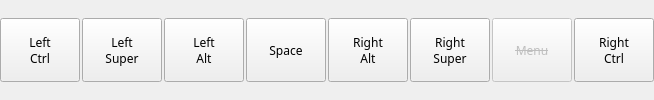
                    <widget class="QWidget" name="row4_2" native="true">
                     <property name="sizePolicy">
                      <sizepolicy hsizetype="Minimum" vsizetype="Minimum">
                       <horstretch>0</horstretch>
                       <verstretch>0</verstretch>
                      </sizepolicy>
                     </property>
                     <property name="minimumSize">
                      <size>
                       <width>0</width>
                       <height>0</height>
                      </size>
                     </property>
                     <layout class="QHBoxLayout" name="horizontalLayout_3">
                      <property name="spacing">
                       <number>2</number>
                      </property>
                      <property name="leftMargin">
                       <number>0</number>
                      </property>
                      <property name="topMargin">
                       <number>0</number>
                      </property>
                      <property name="rightMargin">
                       <number>0</number>
                      </property>
                      <property name="bottomMargin">
                       <number>0</number>
                      </property>
                      <item>
                       <widget class="QPushButton" name="btn_lctrl">
                        <property name="sizePolicy">
                         <sizepolicy hsizetype="Fixed" vsizetype="Minimum">
                          <horstretch>0</horstretch>
                          <verstretch>0</verstretch>
                         </sizepolicy>
                        </property>
                        <property name="minimumSize">
                         <size>
                          <width>64</width>
                          <height>64</height>
                         </size>
                        </property>
                        <property name="maximumSize">
                         <size>
                          <width>80</width>
                          <height>64</height>
                         </size>
                        </property>
                        <property name="font">
                         <font>
                          <family>TF2 Build</family>
                          <italic>false</italic>
                          <bold>false</bold>
                          <stylestrategy>PreferDefault</stylestrategy>
                         </font>
                        </property>
                        <property name="cursor">
                         <cursorShape>PointingHandCursor</cursorShape>
                        </property>
                        <property name="text">
                         <string>Left
Ctrl</string>
                        </property>
                        <property name="autoRepeat">
                         <bool>false</bool>
                        </property>
                        <property name="autoDefault">
                         <bool>false</bool>
                        </property>
                        <property name="default">
                         <bool>false</bool>
                        </property>
                        <property name="flat">
                         <bool>false</bool>
                        </property>
                        <attribute name="buttonGroup">
                         <string notr="true">keybButtons</string>
                        </attribute>
                       </widget>
                      </item>
                      <item>
                       <widget class="QPushButton" name="btn_lsup">
                        <property name="sizePolicy">
                         <sizepolicy hsizetype="Fixed" vsizetype="Minimum">
                          <horstretch>0</horstretch>
                          <verstretch>0</verstretch>
                         </sizepolicy>
                        </property>
                        <property name="minimumSize">
                         <size>
                          <width>64</width>
                          <height>64</height>
                         </size>
                        </property>
                        <property name="maximumSize">
                         <size>
                          <width>80</width>
                          <height>64</height>
                         </size>
                        </property>
                        <property name="font">
                         <font>
                          <family>TF2 Build</family>
                          <italic>false</italic>
                          <bold>false</bold>
                          <stylestrategy>PreferDefault</stylestrategy>
                         </font>
                        </property>
                        <property name="cursor">
                         <cursorShape>PointingHandCursor</cursorShape>
                        </property>
                        <property name="text">
                         <string>Left
Super</string>
                        </property>
                        <property name="autoRepeat">
                         <bool>false</bool>
                        </property>
                        <property name="autoDefault">
                         <bool>false</bool>
                        </property>
                        <property name="default">
                         <bool>false</bool>
                        </property>
                        <property name="flat">
                         <bool>false</bool>
                        </property>
                        <attribute name="buttonGroup">
                         <string notr="true">keybButtons</string>
                        </attribute>
                       </widget>
                      </item>
                      <item>
                       <widget class="QPushButton" name="btn_lalt">
                        <property name="sizePolicy">
                         <sizepolicy hsizetype="Fixed" vsizetype="Minimum">
                          <horstretch>0</horstretch>
                          <verstretch>0</verstretch>
                         </sizepolicy>
                        </property>
                        <property name="minimumSize">
                         <size>
                          <width>64</width>
                          <height>64</height>
                         </size>
                        </property>
                        <property name="maximumSize">
                         <size>
                          <width>80</width>
                          <height>64</height>
                         </size>
                        </property>
                        <property name="font">
                         <font>
                          <family>TF2 Build</family>
                          <italic>false</italic>
                          <bold>false</bold>
                          <stylestrategy>PreferDefault</stylestrategy>
                         </font>
                        </property>
                        <property name="cursor">
                         <cursorShape>PointingHandCursor</cursorShape>
                        </property>
                        <property name="text">
                         <string>Left
Alt</string>
                        </property>
                        <property name="autoRepeat">
                         <bool>false</bool>
                        </property>
                        <property name="autoDefault">
                         <bool>false</bool>
                        </property>
                        <property name="default">
                         <bool>false</bool>
                        </property>
                        <property name="flat">
                         <bool>false</bool>
                        </property>
                        <attribute name="buttonGroup">
                         <string notr="true">keybButtons</string>
                        </attribute>
                       </widget>
                      </item>
                      <item>
                       <widget class="QPushButton" name="btn_space">
                        <property name="sizePolicy">
                         <sizepolicy hsizetype="Fixed" vsizetype="Minimum">
                          <horstretch>0</horstretch>
                          <verstretch>0</verstretch>
                         </sizepolicy>
                        </property>
                        <property name="minimumSize">
                         <size>
                          <width>64</width>
                          <height>64</height>
                         </size>
                        </property>
                        <property name="maximumSize">
                         <size>
                          <width>416</width>
                          <height>64</height>
                         </size>
                        </property>
                        <property name="font">
                         <font>
                          <family>TF2 Build</family>
                          <italic>false</italic>
                          <bold>false</bold>
                          <stylestrategy>PreferDefault</stylestrategy>
                         </font>
                        </property>
                        <property name="cursor">
                         <cursorShape>PointingHandCursor</cursorShape>
                        </property>
                        <property name="text">
                         <string>Space</string>
                        </property>
                        <property name="autoRepeat">
                         <bool>false</bool>
                        </property>
                        <property name="autoDefault">
                         <bool>false</bool>
                        </property>
                        <property name="default">
                         <bool>false</bool>
                        </property>
                        <property name="flat">
                         <bool>false</bool>
                        </property>
                        <attribute name="buttonGroup">
                         <string notr="true">keybButtons</string>
                        </attribute>
                       </widget>
                      </item>
                      <item>
                       <widget class="QPushButton" name="btn_ralt">
                        <property name="sizePolicy">
                         <sizepolicy hsizetype="Fixed" vsizetype="Minimum">
                          <horstretch>0</horstretch>
                          <verstretch>0</verstretch>
                         </sizepolicy>
                        </property>
                        <property name="minimumSize">
                         <size>
                          <width>64</width>
                          <height>64</height>
                         </size>
                        </property>
                        <property name="maximumSize">
                         <size>
                          <width>80</width>
                          <height>64</height>
                         </size>
                        </property>
                        <property name="font">
                         <font>
                          <family>TF2 Build</family>
                          <italic>false</italic>
                          <bold>false</bold>
                          <stylestrategy>PreferDefault</stylestrategy>
                         </font>
                        </property>
                        <property name="cursor">
                         <cursorShape>PointingHandCursor</cursorShape>
                        </property>
                        <property name="text">
                         <string>Right
Alt</string>
                        </property>
                        <property name="autoRepeat">
                         <bool>false</bool>
                        </property>
                        <property name="autoDefault">
                         <bool>false</bool>
                        </property>
                        <property name="default">
                         <bool>false</bool>
                        </property>
                        <property name="flat">
                         <bool>false</bool>
                        </property>
                        <attribute name="buttonGroup">
                         <string notr="true">keybButtons</string>
                        </attribute>
                       </widget>
                      </item>
                      <item>
                       <widget class="QPushButton" name="btn_rsup">
                        <property name="sizePolicy">
                         <sizepolicy hsizetype="Fixed" vsizetype="Minimum">
                          <horstretch>0</horstretch>
                          <verstretch>0</verstretch>
                         </sizepolicy>
                        </property>
                        <property name="minimumSize">
                         <size>
                          <width>64</width>
                          <height>64</height>
                         </size>
                        </property>
                        <property name="maximumSize">
                         <size>
                          <width>80</width>
                          <height>64</height>
                         </size>
                        </property>
                        <property name="font">
                         <font>
                          <family>TF2 Build</family>
                          <italic>false</italic>
                          <bold>false</bold>
                          <stylestrategy>PreferDefault</stylestrategy>
                         </font>
                        </property>
                        <property name="cursor">
                         <cursorShape>PointingHandCursor</cursorShape>
                        </property>
                        <property name="text">
                         <string>Right
Super</string>
                        </property>
                        <property name="autoRepeat">
                         <bool>false</bool>
                        </property>
                        <attribute name="buttonGroup">
                         <string notr="true">keybButtons</string>
                        </attribute>
                       </widget>
                      </item>
                      <item>
                       <widget class="QPushButton" name="btn_menu_DISABLED">
                        <property name="enabled">
                         <bool>false</bool>
                        </property>
                        <property name="sizePolicy">
                         <sizepolicy hsizetype="Fixed" vsizetype="Fixed">
                          <horstretch>0</horstretch>
                          <verstretch>0</verstretch>
                         </sizepolicy>
                        </property>
                        <property name="minimumSize">
                         <size>
                          <width>64</width>
                          <height>64</height>
                         </size>
                        </property>
                        <property name="maximumSize">
                         <size>
                          <width>80</width>
                          <height>64</height>
                         </size>
                        </property>
                        <property name="font">
                         <font>
                          <family>TF2 Build</family>
                          <italic>false</italic>
                          <bold>false</bold>
                          <strikeout>true</strikeout>
                          <stylestrategy>PreferDefault</stylestrategy>
                         </font>
                        </property>
                        <property name="cursor">
                         <cursorShape>PointingHandCursor</cursorShape>
                        </property>
                        <property name="toolTip">
                         <string>This key cannot be bound to an action.</string>
                        </property>
                        <property name="text">
                         <string>Menu</string>
                        </property>
                        <property name="autoRepeat">
                         <bool>false</bool>
                        </property>
                       </widget>
                      </item>
                      <item>
                       <widget class="QPushButton" name="btn_rctrl">
                        <property name="sizePolicy">
                         <sizepolicy hsizetype="Fixed" vsizetype="Minimum">
                          <horstretch>0</horstretch>
                          <verstretch>0</verstretch>
                         </sizepolicy>
                        </property>
                        <property name="minimumSize">
                         <size>
                          <width>64</width>
                          <height>64</height>
                         </size>
                        </property>
                        <property name="maximumSize">
                         <size>
                          <width>80</width>
                          <height>64</height>
                         </size>
                        </property>
                        <property name="font">
                         <font>
                          <family>TF2 Build</family>
                          <italic>false</italic>
                          <bold>false</bold>
                          <stylestrategy>PreferDefault</stylestrategy>
                         </font>
                        </property>
                        <property name="cursor">
                         <cursorShape>PointingHandCursor</cursorShape>
                        </property>
                        <property name="text">
                         <string>Right
Ctrl</string>
                        </property>
                        <property name="autoRepeat">
                         <bool>false</bool>
                        </property>
                        <attribute name="buttonGroup">
                         <string notr="true">keybButtons</string>
                        </attribute>
                       </widget>
                      </item>
                     </layout>
                    </widget>
